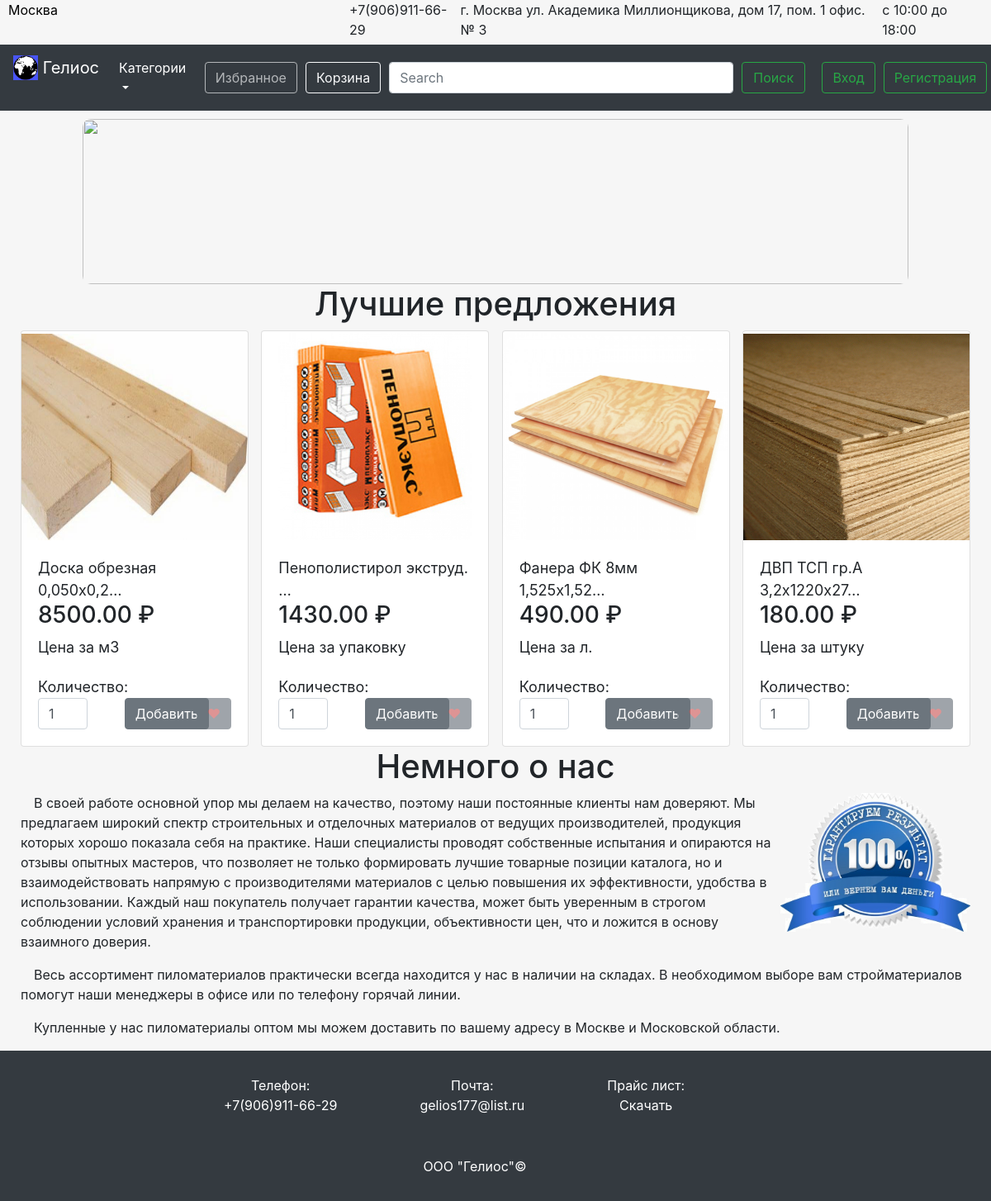
The page / on the database its author committed.
### product/models.py (models this page shows, shortened)
class Product(models.Model):
    name = models.CharField(max_length=100, blank=True, null=True, default=None)
    price = models.DecimalField(max_digits=10, decimal_places=2, default=0)
    price_per_some = models.ForeignKey(PricePerSome, blank=True, null=True, default=None)
    characteristic = models.TextField(blank=True, null=True, default=None)
    description = models.TextField(blank=True, null=True, default=None)
    category = models.ForeignKey(Category, blank=True, null=True, default=None)
    image = models.ImageField(upload_to='product_images\\')
    is_active = models.BooleanField(default=True)
    is_main = models.BooleanField(default=False)
    created = models.DateTimeField(auto_now_add=True, auto_now=False)
    updated = models.DateTimeField(auto_now_add=False,auto_now=True)
    class Meta:
        verbose_name = 'Товар'
        verbose_name_plural = 'Товары'

class PricePerSome(models.Model):
    name = models.CharField(max_length=100, blank=True, null=True, default=None)
    created = models.TimeField(auto_now_add=True, auto_now=False)
    updated = models.TimeField(auto_now_add=False, auto_now=True)
    def __str__(self):
        return 'Цена за ' + self.name
    class Meta:
        verbose_name = 'Цена за ...'
        verbose_name_plural = 'Цены за ...'

### main/views.py (the view, shortened to what this page needs)
# urls.py: url(r'^', include('main.urls')),
def main(request):
    products = Product.objects.filter(is_main=True)
    is_login = request.user.is_authenticated()
    user_name = request.user.username
    session_key = request.session.session_key
    if not session_key:
        request.session.cycle_key()
    return render(request, 'main.html', locals())

### nav/templatetags/nav_items.py (called while the page is built)
@register.inclusion_tag('dropdown.html', takes_context=True)
def dropdown(context):
    res = []
    for elem in Category.objects.all():
        url = '_'.join(elem.name.split(' '))
        res.append([elem.name, url])
    return {'items': res}

### templates/main.html (shortened to what this page needs)
{% extends 'base.html' %}
{% load static %}
{% block content %}
  <div id="best-products-title">
    <h1>Лучшие предложения</h1>
  </div>
  <div id="best-products">
    {% for product in products %}
      <div class="card" id="best-product">
        <a href="{% url 'product' product.id %}">
          <img src="static/media/{{ product.image }}" id="best-product-image">
        </a>
        <div class="card-body">
            {{ product.name|truncatechars_html:25 }}
          <div id="price-data">
            <h3 id="best-product-price">{{ product.price }} &#8381</h3>
            <p id="best-price-per-one">{{ product.price_per_some }}</p>
          </div>
          <div class="label-input-controlled">Количество:</div>
          <div id="count-and-to-order">
            <form id="main-input-butt" class="product-stuff-cont" action="{% url 'update_order' %}">
              <input class="form-control to-order-count {{ product.id }}-product-input" type="number" id="count-of-best-product"
                     min="0" max="1000000" value="1" placeholder="0">
              <button class="btn btn-secondary to-order-butt {{ product.id }}-to-hide-btn" id="main-add-order-btn"
                data-product_id = "{{ product.id }}"
                data-is_delete = "false"
                data-loc = "main"
              >Добавить</button>
            </form>
            <form class="product-liked-form" action="{% url 'update_favorites' %}">
              <button class="btn btn-secondary like-butt {{ product.id }}-to-hide-like" id="like-butt"
              {% if not is_login %} disabled {% endif %}
                      data-product_id = "{{ product.id }}"
                      data-is_delete="false"
                      data-loc="main"
              >&#10084;</button>
            </form>
          </div>
        </div>
      </div>
    {% endfor %}
  </div>
  <div id="about-us-title">
    <h1>Немного о нас</h1>
  </div>
  <div id="content-about-shop">
    <div id="first-article-with-picture">
      <p id="first-articl-discription">&emsp;В своей работе основной упор мы делаем на качество, поэтому наши постоянные клиенты нам доверяют. Мы предлагаем широкий спектр строительных и отделочных материалов от ведущих производителей, продукция которых хорошо показала себя на практике. Наши специалисты проводят собственные испытания и опираются на отзывы опытных мастеров, что позволяет не только формировать лучшие товарные позиции каталога, но и взаимодействовать напрямую с производителями материалов с целью повышения их эффективности, удобства в использовании. Каждый наш покупатель получает гарантии качества, может быть уверенным в строгом соблюдении условий хранения и транспортировки продукции, объективности цен, что и ложится в основу взаимного доверия.</p>
      <img src="../static/media/main/100.jpg" id="first-article-image">
    </div>
    <p>&emsp;Весь ассортимент пиломатериалов практически всегда находится у нас в наличии на складах. В необходимом выборе вам стройматериалов помогут наши менеджеры в офисе или по телефону горячай линии.</p>
    <p>&emsp;Купленные у нас пиломатериалы оптом мы можем доставить по вашему адресу в Москве и Московской области.</p>
  </div>
{% endblock %}

### templates/base.html (shortened to what this page needs)
{% load static %}
<!DOCTYPE html>
<html lang="en">
  <head>
      <link rel="stylesheet" href="{% static 'css/base.css' %}">
    <link rel="stylesheet" href="https://maxcdn.bootstrapcdn.com/bootstrap/4.0.0/css/bootstrap.min.css">
  </head>
  <body>
    <main>
      <div id="header-top">
          <a href="#" id="city">Москва</a>
          <div id="header-top-right">
              <p>+7(906)911-66-29</p>
              <p>г.&nbspМосква&nbspул.&nbspАкадемика&nbspМиллионщикова,&nbspдом&nbsp17,&nbspпом.&nbsp1&nbspофис.№&nbsp3</p>
              <p>с 10:00 до 18:00</p>
          </div>
      </div>
    {% include 'nav.html' %}
      <div id="top-banner-cont">
        <img src="{% static 'media/main/banner.bmp' %}" id="top-banner">
      </div>
      {% block content %}
      {% endblock %}
      <footer class="bg-dark">
        <div class="vacuum"></div>
        <div id="foot-cont">
        <div id="footer-number">
          <div id="footer-number-first">Телефон:</div>
          <div id="footer-number-second">+7(906)911-66-29</div>
        </div>
        <div id="footer-email">
          <div>Почта:</div>
          <div>gelios177@list.ru</div>
        </div>
        <div id="footer-price-list">
          <div>Прайс лист:</div>
          <div>Скачать</div>
        </div>
        </div>
        <div id="footer-bottom">ООО "Гелиос"&copy</div>
        <div class="vacuum"></div>
      </footer>
    </main>
</body>
</html>

### templates/nav.html (shortened to what this page needs)
{% load nav_items %}
<nav class="navbar navbar-expand-lg navbar navbar-dark bg-dark">
  <div id="main-nav-container">
    <a class="navbar-brand" href="/">
      <img src="/static/media/base/icon.jpg" width="30" height="30" class="d-inline-block align-top" alt="">
      Гелиос
    </a>
    <div class="collapse navbar-collapse" id="navbarcontent">
      <ul class="navbar-nav mr-auto">
        <li class="nav-item dropdown">
          <a class="nav-link dropdown-toggle" href="#" id="navbarDropdown" role="button" data-toggle="dropdown" aria-haspopup="true" aria-expanded="false"
          style="color: white">
            Категории
          </a>
        </li>
      </ul>
      <a href="{% url 'favorites' %}"><button type="button" id="nav-liked-button" class="btn btn-outline-light"
      {% if not is_login %}disabled{% endif %}>Избранное</button></a>
      <a href="{% url 'order' %}"><button id="order-butt" type="button" class="btn btn-outline-light" href="#">Корзина</button></a>
      <form id="search-form" action="/search/" method="post">
        <input class="form-control" type="text" name="text_search" placeholder="Search" aria-label="Search" value="{{ text_search }}">
        <input class="btn btn-outline-success" type="submit" value="Поиск" style="width:90px" name="search_butt">
      </form>
      <div id="auth-container">
        {% if is_login %}
          <a href="{% url 'logout' %}"><button type="button" class="btn btn-outline-success">Выход</button></a>
        {% else %}
          <a href="{% url 'login' %}"><button type="button" class="btn btn-outline-success">Вход</button></a>
        {% endif %}
        <a href="{% url 'signup' %}"><button type="button" class="btn btn-outline-success" id="nav-signup-butt">Регистрация</button></a>
      </div>
    </div>
  </div>
</nav>

### static/css/base.css (style rules this page uses)
main { background-color: #f6f6f6; }
#top-banner-cont { display: flex; justify-content: center; }
#top-banner { border-radius: 10px; width: 1000px; height: 200px; margin-top: 10px; }
.label-input-controlled { margin-top: 5px; }
#header-top { display: flex; flex-direction: row; justify-content: space-between; margin-left: 10px; margin-right: 10px; margin-bottom: -10px; }
#header-top-right { display: flex; flex-direction: row; justify-content: space-between; width: 65%; }
#header-top a { color: black; }
#search-form { display: flex; flex-direction: row; width: 50%; margin-right: 10px; }
#search-form input { width: 100%; margin-right: 10px; }
#navbarcontent { display: flex; flex-direction: row; justify-content:flex-end; }
#auth-container { display: flex; flex-direction: row; justify-content: space-between; width: 18%; }
#nav-liked-button { margin-right: 10px; }
#nav-signup-butt { margin-left: 10px; margin-right: 10px; }
#main-nav-container { display: flex; flex-direction: row; justify-content: space-between; width: 100%; }
#order-butt { margin-right: 10px; }
footer { color: white; }
#foot-cont { display: flex; flex-direction: row; justify-content: center; }
#foot-cont div { margin-right: 50px; }
#footer-bottom { display: flex; justify-content: center; margin-top: 50px; margin-left: -50px; }
.vacuum { height: 30px; }
#foot-cont div div { display: flex; justify-content: center; }
#best-products { display: flex; flex-direction: row; justify-content: space-between; margin-right: 25px; margin-left: 25px; }
#best-product { width: 24%; font-size: large; }
#best-product-image { width: 100%; height: 250px; margin-top: 3px; }
#best-product-price { width: 200px; }
#count-and-to-order { display: flex; flex-direction: row; justify-content: space-between; }
#main-add-order-btn { margin-left: 19%; }
#count-and-to-order input { width: 60px; margin-right: 10px; }
#main-input-butt { display: flex; flex-direction: row; }
#main-input-butt button { margin-right: 10px; }
#price-data { display: flex; flex-direction: column; justify-content: space-between; }
#best-products-title { display: flex; justify-content: center; }
#about-us-title { display: flex; justify-content: center; }
#first-article-with-picture { display: flex; flex-direction: row; }
#first-article-image { width: 20%; height: 20%; }
#content-about-shop { margin-right: 25px; margin-left: 25px; }
#like-butt { color: transparent; text-shadow: 0 0 0 indianred; }

### rows shown on the page
Product: image (picture), name "Доска обрезная 0,050х0,2…", price "8500.00", price_per_some "Цена за м3"
Product: image (picture), name "Пенополистирол экструд. …", price "1430.00", price_per_some "Цена за упаковку"
Product: image (picture), name "Фанера ФК 8мм 1,525х1,52…", price "490.00", price_per_some "Цена за л."
Product: image (picture), name "ДВП ТСП гр.А 3,2х1220х27…", price "180.00", price_per_some "Цена за штуку"
